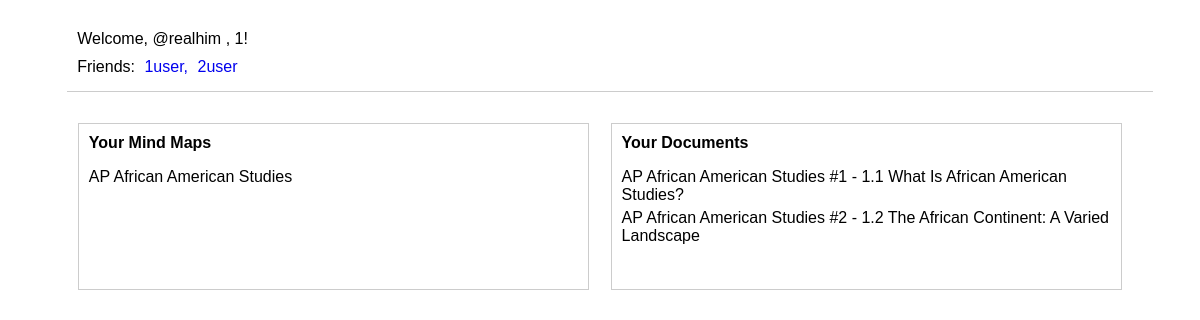
Page /members/ (signed in) on the earlier database version.
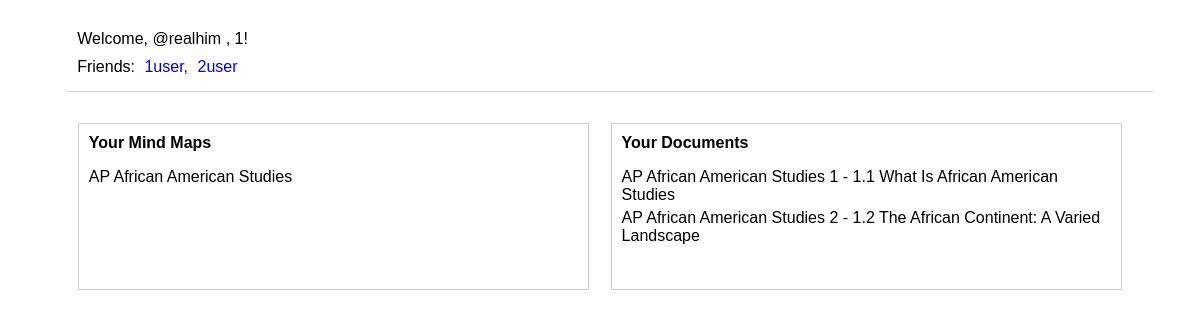
Same page on the later database version.
### members/models.py (models this page shows, shortened)
class Document(models.Model):
    documentId = models.BigAutoField(auto_created=True, primary_key=True, serialize=False, unique = True, null = False)
    creatorId = models.BigIntegerField(blank=False)
    name = models.CharField(max_length = 120, null=True)
    text = models.TextField()
    viewers = models.ManyToManyField(Member, blank = True)
    Mindmaps = models.ManyToManyField(Mindmap, blank = True, related_name="documents")

### members/views.py (the view, shortened to what this page needs)
# urls.py: path('members/', views.myuser_dashboard, name='myuser_dashboard'),
@login_required  # Protects the view; redirects to login if not logged in
def myuser_dashboard(request):
    if Member.objects.filter(authuser=request.user).exists():
        member = Member.objects.filter(authuser = request.user)[0]
        context = {
        'documents': Document.objects.filter(creatorId = member.userId),
        'mindmaps': Mindmap.objects.filter(creatorId = member.userId),
        'username':member.username,
        'user':request.user,
        'member':member,
        'friends': Member.objects.filter(friends = member),
        }
        return render(request, 'members/myuser_dashboard.html', context)
    return HttpResponse("No Response")

### members/models.py (called while the page is built)
    def __str__(self):
        return self.username

### members/templates/members/myuser_dashboard.html (shortened to what this page needs)
<!DOCTYPE html>
<html>
<head>
</head>
<body>
    <div class="container">
        <div class="header">
            <div class="user-info">
                <span>Welcome, {{ user.username }} , {{member.userId}}!</span>
                {% if friends %}
                    <div class="friends-list">
                        <span>Friends:</span>
                        {% for friend in friends %}
                            <a href="/members/{{friend}}"><span>{{ friend.username }}{% if not forloop.last %}, {% endif %}</span></a>
                        {% endfor %}
                    </div>
                {% endif %}
            </div>
        </div>
        <div class="content">  <div class="section">
                <div class="section-title">Your Mind Maps</div>
                {% if mindmaps %}
                    <ul>
                        {% for mindmap in mindmaps %}
                            <li>{{ mindmap.name }}</li>
                        {% endfor %}
                    </ul>
                {% else %}
                    <p>No mind maps found.</p>
                {% endif %}
                <br>
            </div>
            <div class="section">
                <div class="section-title">Your Documents</div>
                {% if documents %}
                    <ul>
                        {% for document in documents %}
                            <li>{{ document.name }}</li>
                        {% endfor %}
                    </ul>
                {% else %}
                    <p>No documents found.</p>
                {% endif %}
                <br>
            </div>
        </div>  </div>
</body>
</html>

Differences in the rows shown:
changed Document: name "AP African American Studies #1 - 1.1 What Is African American Studies?" → "AP African American Studies 1 - 1.1 What Is African American Studies"
changed Document: name "AP African American Studies #2 - 1.2 The African Continent: A Varied Landscape" → "AP African American Studies 2 - 1.2 The African Continent: A Varied Landscape"
